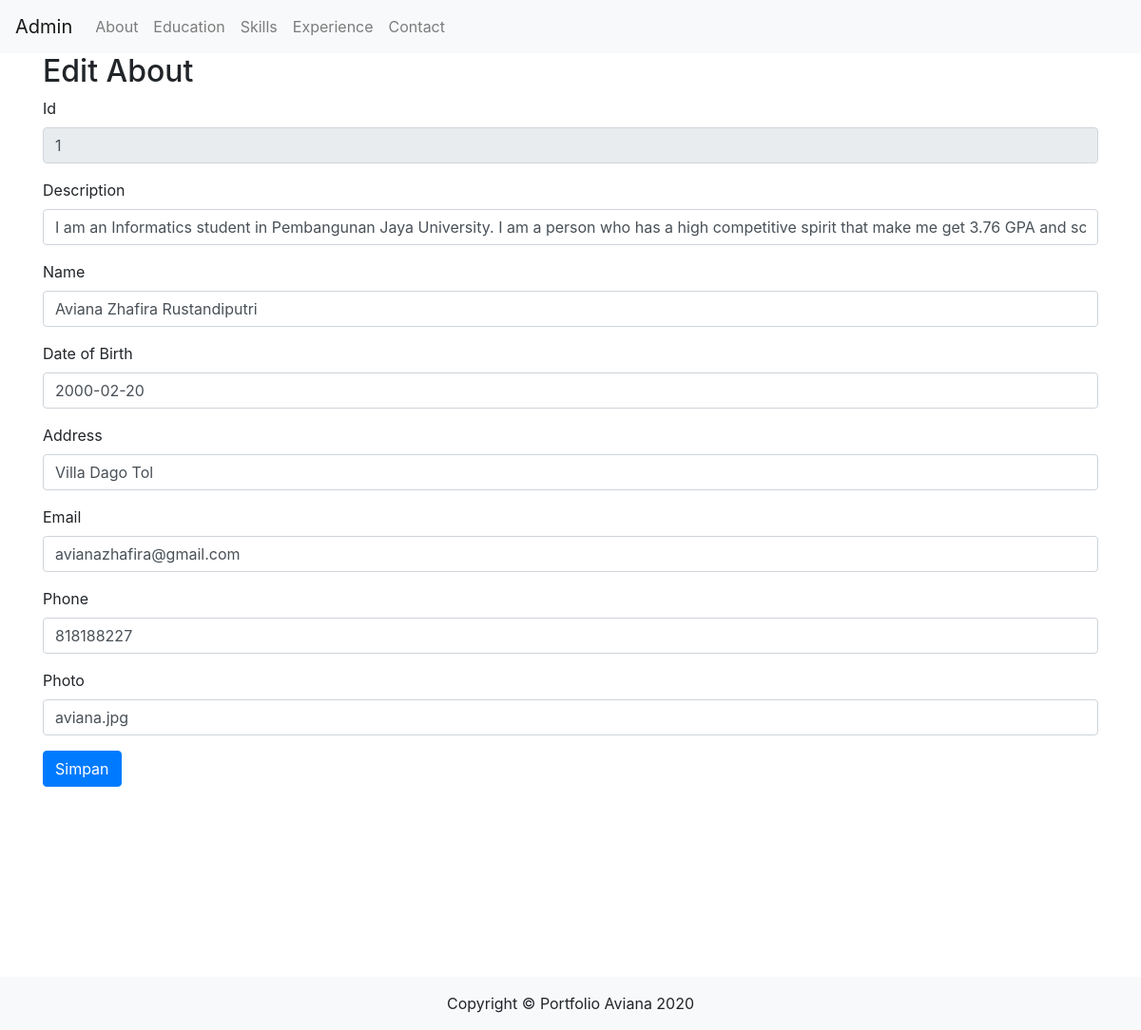
The app's page /admin/edit_about.php?id=1, older data.
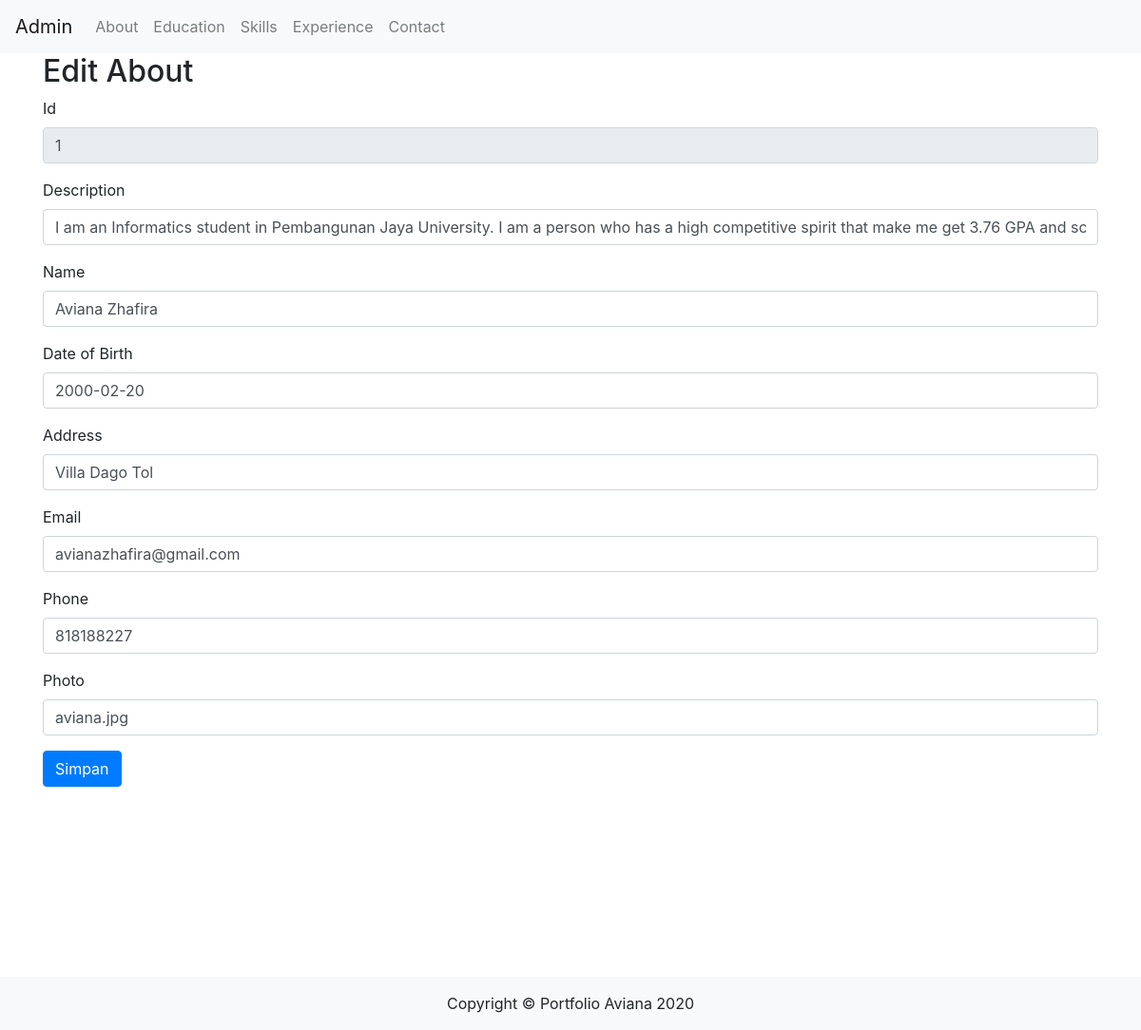
The same page, newer data.
### tables this page shows
CREATE TABLE `about` (
  `id` int(10) NOT NULL,
  `deskripsi` varchar(255) NOT NULL,
  `nama` varchar(225) NOT NULL,
  `ttl` date NOT NULL,
  `alamat` varchar(225) NOT NULL,
  `email` varchar(225) NOT NULL,
  `telepon` int(25) NOT NULL,
  `foto` varchar(225) NOT NULL
);

### admin/edit_about.php (the view, shortened to what this page needs)
<!DOCTYPE html>
<html lang="en">
<head>
    <link rel="stylesheet" href="https://stackpath.bootstrapcdn.com/bootstrap/4.5.2/css/bootstrap.min.css">
</head>
<body>
    <?php
    include_once "header.php";
    include_once "koneksi.php";
    if(isset($_GET['id'])){
        $id= $_GET['id'];
        $strSQL ="SELECT * FROM about WHERE id='".$id."'";
        $runStrSQL = mysqli_query($conn,$strSQL);
        $jmlRowData = mysqli_num_rows($runStrSQL);
        if ($jmlRowData > 0 ){
            while($row = mysqli_fetch_assoc($runStrSQL)){
                $deskripsi=$row["deskripsi"];
                $nama= $row["nama"];
                $ttl= $row["ttl"];
                $alamat = $row["alamat"];
                $email = $row["email"];
                $telepon = $row["telepon"];
                $foto = $row["foto"];
            }
        }
    }
    else {
        header("location:Aabout.php");
    }
    $disableForm = isset($_GET['id'])?"enabled": "disabled";
    ?>
    <div class="container">
        <h2>Edit About</h2>
        <form id="myform" method="post" action="update_about.php">
            <div class="form-group">
                <label>Id</label>
                <input id="id" class="form-control" type="text" name="id" value="<?php echo $id ?>" readonly <?php echo $disableForm ?>  >
            </div>
            <div class="form-group">
                <label>Description</label>
                <input id="deskripsi" class="form-control" type="text" name="deskripsi" value="<?php echo $deskripsi ?>" <?php echo $disableForm ?> >
            </div>
            <div class="form-group">
                <label>Name</label>
                <input id="nama" class="form-control" type="text" name="nama" value="<?php echo $nama ?>" <?php echo $disableForm ?> >
            </div>
            <div class="form-group">
                <label>Date of Birth</label>
                <input id="ttl" class="form-control" type="text" name="ttl" value="<?php echo $ttl ?>" <?php echo $disableForm ?> >
            </div>
            <div class="form-group">
                <label>Address</label>
                <input id="alamat" class="form-control" type="text" name="alamat" value="<?php echo $alamat ?>" <?php echo $disableForm ?> >
            </div>
            <div class="form-group">
                <label>Email</label>
                <input id="email" class="form-control" type="text" name="email" value="<?php echo $email ?>" <?php echo $disableForm ?> >
            </div>
            <div class="form-group">
                <label>Phone</label>
                <input id="telepon" class="form-control" type="text" name="telepon" value="<?php echo $telepon ?>" <?php echo $disableForm ?> >
            </div>
            <div class="form-group">
                <label>Photo</label>
                <input id="foto" class="form-control" type="text" name="foto" value="<?php echo $foto ?>" <?php echo $disableForm ?> >
            </div>
                <input class="btn btn-primary" type="button" id="tombol" value="Simpan">
        </form>
    </div>
    <?php include_once "footer.php"; ?>
</body>
</html>

Row changes from the older to the newer data that the page shows:
changed about "Villa Dago Tol": nama "Aviana Zhafira Rustandiputri" → "Aviana Zhafira"
